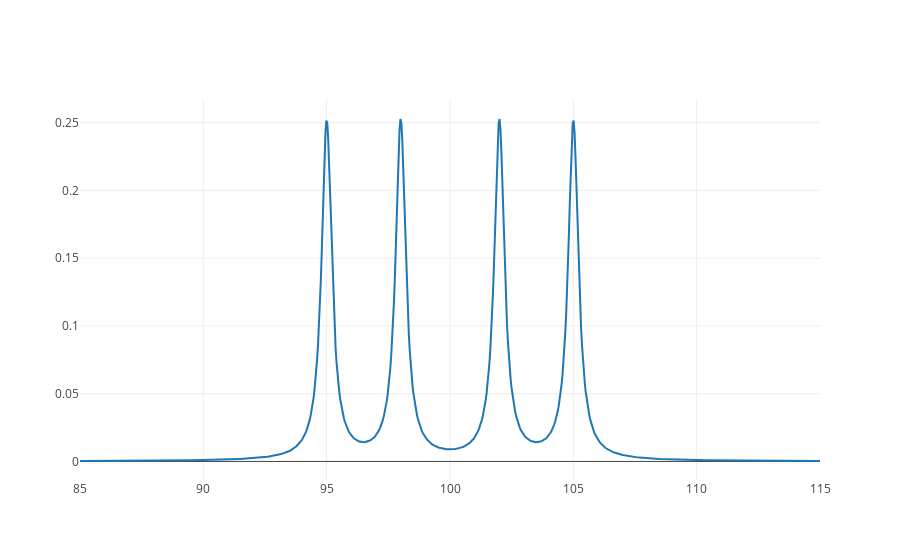

Notebook code for this chart:
### Code cell
x = np.linspace(85, 115, 800)
y = add_signals(x, dd_signal, 0.5)
obj = go.Scatter(x=x, y=y)
data = [obj]
iplot(data)

### Figure 1 — Plotly figure (JSON) as saved in the notebook; plotly's stock layout.template omitted (floating-point values rounded to 4 significant figures; data arrays with more than 128 entries replaced by an {"elided": "..."} marker saying what was removed)
{"data": [{"type": "scatter", "uid": "13cb9e54-c727-11e8-bd2b-a860b6257e6a", "x": {"elided": "800 float values"}, "y": {"elided": "800 float values"}}], "layout": {}}
